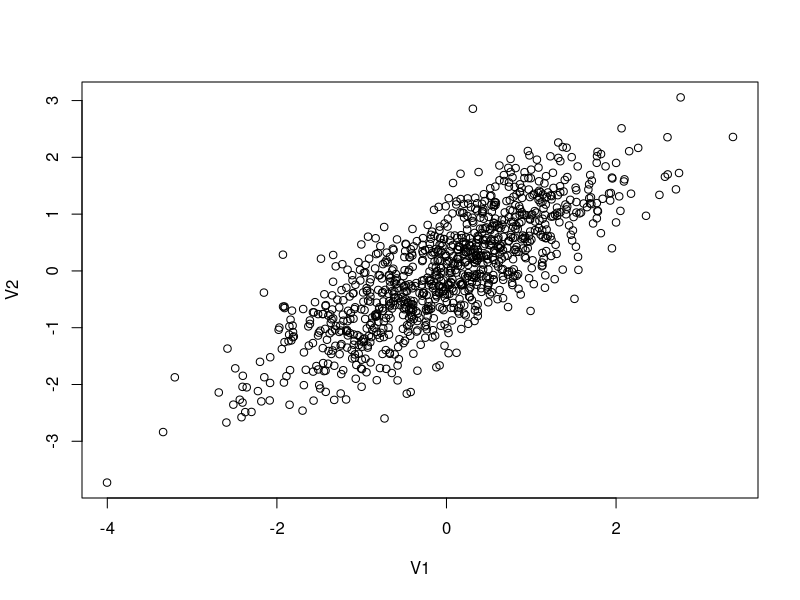

R code for this plot:
## ---- chunk 1
knitr::opts_chunk$set(echo = TRUE)
## ---- chunk 2
#This is a comment, alone in a chunk. 

## ---- chunk 3
library(MASS)
library(ggplot2)

out <- as.data.frame(mvrnorm(1000, mu = c(0,0), 
                     Sigma = matrix(c(1,0.8,0.8,1), ncol = 2), 
                     empirical = TRUE))
cor(out)
plot(out)

## ---- chunk 4
out$error<-rnorm(1000, mean=0, sd=1)

#The data generating process
B1<-3
B2<-6

out$Y<-out$V1*B1+out$V2*B2+out$error
## ---- chunk 5
#plotted<-ggplot(out, aes(V1, y = value, color = variable)) + 
#    geom_point(aes(y = Y, col = "Y")) + 
#    geom_point(aes(y = adjY, col = "adjY"))+
#    geom_smooth(method='lm', aes(y = Y, col = "Y"))+
#    geom_smooth(method='lm', aes(y = adjY, col = "Y"))

#plotted

